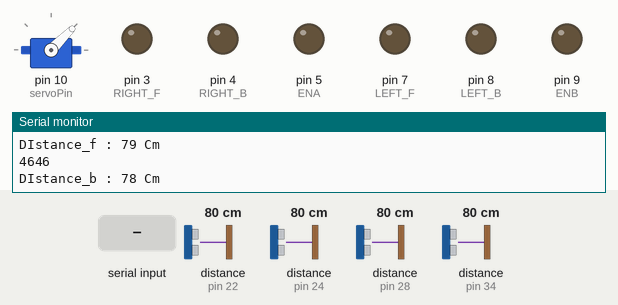
The sketch below on a simulated Arduino Mega 2560, built with avr-gcc and run on an emulated ATmega2560. On the bench: servo, output pins drawn as LEDs (lit = HIGH), the last lines printed to the serial monitor. Wiring (inferred from the names in the program): 4 × ultrasonic range finder: trigger pin 23, echo pin 22 / trigger pin 25, echo pin 24 / trigger pin 29, echo pin 28 / trigger pin 35, echo pin 34. The inputs (shaded band) are chosen by the test bench; at power-on: distance to the obstacle (sensors on pin 22, pin 24, pin 28, pin 34) 80 cm. The echo pulse lasts 58.3 µs per cm; pins used as bus, display or sensor lines are not drawn.

Above: at 2.2 s.
2.3 s: "f" received over the second serial link
At 3.6 s:
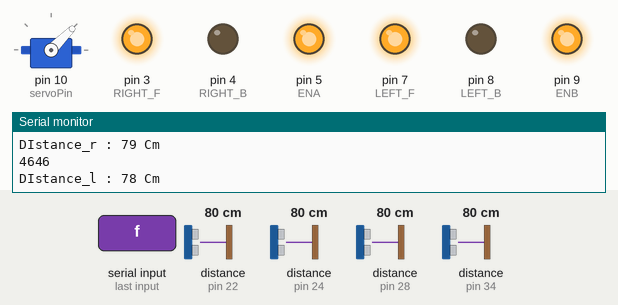
4.2 s: "l" received over the second serial link
At 5.4 s:
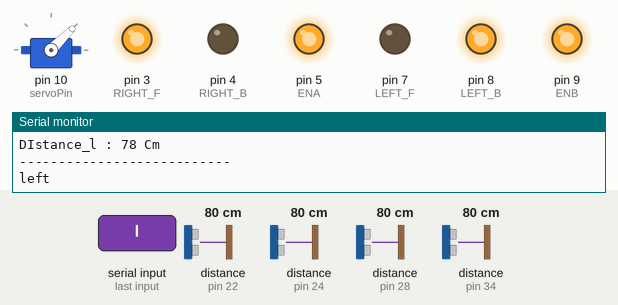
5.9 s: "b" received over the second serial link
At 7.2 s:
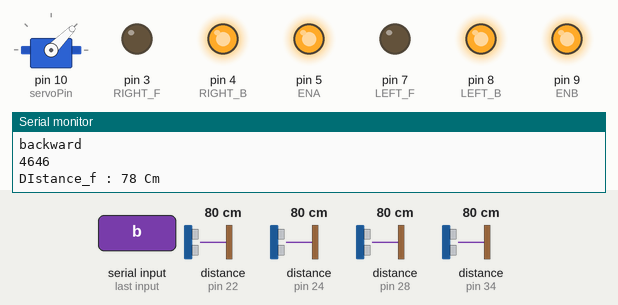
7.7 s: "w" received over the second serial link
At 9.0 s:
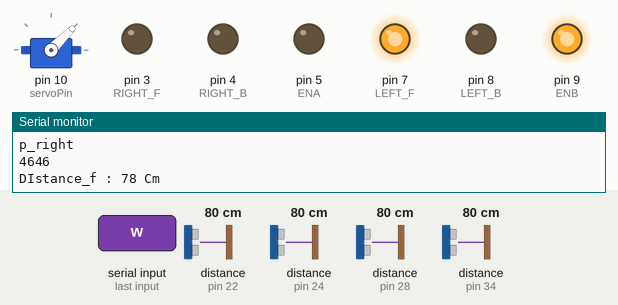
9.4 s: "r" received over the second serial link
At 10.8 s:
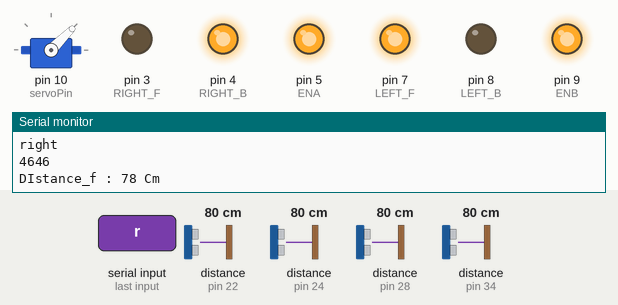
11.2 s: "k" received over the second serial link
At 12.6 s:
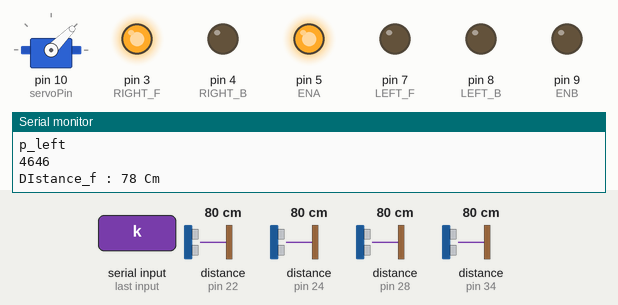
Timing chart, 0 to 13.9 s (numbered marks = the images above; inputs shaded):
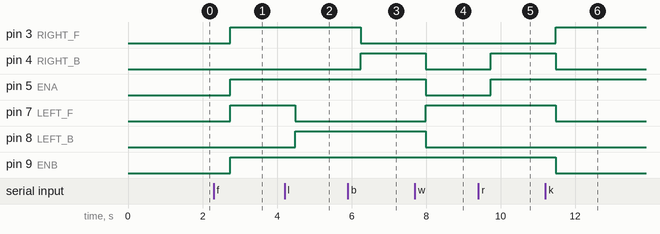

Measured:
- after the input at 2.3 s, pin 3 (RIGHT_F), pin 5 (ENA), pin 7 (LEFT_F), pin 9 (ENB): LOW → HIGH after 0.45 s
- after the input at 4.2 s, pin 7 (LEFT_F): HIGH → LOW after 0.29 s; pin 8 (LEFT_B): LOW → HIGH after 0.29 s
- after the input at 5.9 s, pin 3 (RIGHT_F): HIGH → LOW after 0.34 s; pin 4 (RIGHT_B): LOW → HIGH after 0.34 s
- after the input at 7.7 s, pin 4 (RIGHT_B), pin 5 (ENA), pin 8 (LEFT_B): HIGH → LOW after 0.29 s; pin 7 (LEFT_F): LOW → HIGH after 0.29 s
- after the input at 9.4 s, pin 4 (RIGHT_B), pin 5 (ENA): LOW → HIGH after 0.33 s
- after the input at 11.2 s, pin 3 (RIGHT_F): LOW → HIGH after 0.28 s; pin 4 (RIGHT_B), pin 7 (LEFT_F), pin 9 (ENB): HIGH → LOW after 0.28 s

The sketch:

sketch_jun12a.ino
```cpp
 #include <SoftwareSerial.h>
#include <Servo.h>


#define ENB 9

#define LEFT_B 8

#define LEFT_F 7

#define ENA 5

#define RIGHT_F 3

#define RIGHT_B 4

#define TRIG_F 23
#define ECHO_F 22

#define TRIG_B 25
#define ECHO_B 24
//
#define TRIG_R 35
#define ECHO_R 34
//
#define TRIG_L 29
#define ECHO_L 28


#define ENCODER_B_A 53

#define ENCODER_B_B 52

#define ENCODER_A_A 51

#define ENCODER_A_B 50


byte encoderBLast;

bool encoderBDir = true;

int encoderBCount = 0;


byte encoderALast;

bool encoderADir = true;

int encoderACount = 0;

const int servoPin = 10;

int state = 80;
int angle = 45;

Servo servo;


void setup() {


  Serial.begin(57600);
  Serial1.begin(9600);

  servo.attach(servoPin);
  servo.write(angle);
  delay(1000);


  pinMode(TRIG_F, OUTPUT);
  pinMode(ECHO_F, INPUT);

  pinMode(TRIG_B, OUTPUT);
  pinMode(ECHO_B, INPUT);

   pinMode(TRIG_R, OUTPUT);
  pinMode(ECHO_R, INPUT);

   pinMode(TRIG_L, OUTPUT);
  pinMode(ECHO_L, INPUT);


  pinMode(ENB, OUTPUT);
  pinMode(LEFT_B, OUTPUT);
  pinMode(LEFT_F, OUTPUT);

 pinMode(ENA, OUTPUT);
  pinMode(RIGHT_F, OUTPUT);
  pinMode(RIGHT_B, OUTPUT);

  pinMode(ENCODER_B_A, INPUT);
  pinMode(ENCODER_B_B, INPUT);

  pinMode(ENCODER_A_A, INPUT);
  pinMode(ENCODER_A_B, INPUT);

  attachInterrupt(digitalPinToInterrupt(ENCODER_B_A), ISR_encoderB, CHANGE);
  attachInterrupt(digitalPinToInterrupt(ENCODER_A_A), ISR_encoderA, CHANGE);
   if (Serial1.available()) {
    Serial.write(Serial1.read());
  }
  if (Serial.available()) {
    Serial1.write(Serial.read());
  }
  Serial.println("Arduino Bluetooth Car is ready to start");

}


unsigned long lastTime = 0;

bool logging = false;

char value;
char cmd=0;


void loop() {
  long duration_f, duration_b,duration_r, duration_l;
 long  distance_f, distance_b, distance_r, distance_l;

servo.write(angle);
delay(50);

//if(angle == 80) state = -40;
//
//else if (angle == 0) state = 40;
//angle += state;
//delay(500);


// 전방 초음파
 digitalWrite(TRIG_F, LOW);
 delayMicroseconds(2);
 digitalWrite(TRIG_F, HIGH);
 delayMicroseconds(10);
 digitalWrite(TRIG_F, LOW);
 duration_f = pulseIn (ECHO_F, HIGH);
 distance_f = duration_f * 17 / 1000;

 Serial.println(duration_f ); //초음파가 반사되어 돌아오는 시간을 보여줍니다.

  Serial.print("\nDIstance_f : ");

  Serial.print(distance_f); //측정된 물체로부터 거리값(cm값)을 보여줍니다.

  Serial.println(" Cm");
  delay(200);


 //후방 초음파
  digitalWrite(TRIG_B, LOW);
  delayMicroseconds(2);
  digitalWrite(TRIG_B, HIGH);
  delayMicroseconds(10);
  digitalWrite(TRIG_B, LOW);
   duration_b = pulseIn (ECHO_B, HIGH);
   distance_b = duration_b * 17 / 1000;

  Serial.println(duration_b ); //초음파가 반사되어 돌아오는 시간을 보여줍니다.

  Serial.print("\nDIstance_b : ");

  Serial.print(distance_b); //측정된 물체로부터 거리값(cm값)을 보여줍니다.

  Serial.println(" Cm");
  delay(200);


// 오른쪽 초음파
  digitalWrite(TRIG_R, LOW);
delayMicroseconds(2);
  digitalWrite(TRIG_R, HIGH);
delayMicroseconds(10);
  digitalWrite(TRIG_R, LOW);
 duration_r = pulseIn (ECHO_R, HIGH);
distance_r = duration_r * 17 / 1000;
  Serial.println(duration_r ); //초음파가 반사되어 돌아오는 시간을 보여줍니다.
  Serial.print("\nDIstance_r : ");
  Serial.print(distance_r); //측정된 물체로부터 거리값(cm값)을 보여줍니다.
  Serial.println(" Cm");
  delay(200); //1초마다 측정값을 보여줍니다.


// 왼쪽 초음파
  digitalWrite(TRIG_L, LOW);
delayMicroseconds(2);
  digitalWrite(TRIG_L, HIGH);
delayMicroseconds(10);
  digitalWrite(TRIG_L, LOW);
 duration_l = pulseIn (ECHO_L, HIGH);
distance_l = duration_l * 17 / 1000;
  Serial.println(duration_l ); //초음파가 반사되어 돌아오는 시간을 보여줍니다.

  Serial.print("\nDIstance_l : ");
  Serial.print(distance_l); //측정된 물체로부터 거리값(cm값)을 보여줍니다.
  Serial.println(" Cm");
  delay(200); //1초마다 측정값을 보여줍니다.

  Serial.println("---------------------------");

if(Serial1.available()){
value = Serial1.read();
Serial.print(value);
}


switch(value){
  case 'f':
  forward();
  break;
  case 's':
  stop1();
  break;
  case 'b':
  backward();
  break;
  case 'l':
  left();
  break;
  case 'r':
  right();
  break;

  case 'w': // 주차 우회전 정방향
  p_right2();
  break;
  case 'k':
  p_left2(); // 주차 좌회전 정방향
  break;

  case 'n':
  p_left2_r(); // 주차 좌회전 역방향
  break;

  case 'm':
  p_right2_r(); // 주차 우회전 역방향
  break;


  case 'x': // 평행주차
  if(distance_f > 10)
  {
  forward();
  delay(5000);
  }
  if(distance_r > 10 )
  {
     stop1();
    delay(1000);
    p_left2();
    delay(2000);
    backward();
    delay(3000);
    p_left2_r();
    delay(2000);


  }
  else if(distance_b < 5)
  {
    stop1();

  }
break;

  case 't': // t주차

  if(distance_b > 10)
  {
  forward();
  delay(4000);
  }

  if(distance_r > 10 )
  {
     stop1();
    delay(1000);
    p_left2();
    delay(1000);
    backward();
    delay(1500);
    p_right2_r();
    delay(1000);
    stop1();
  }

  else if(distance_b < 5)
  {
    stop1();
  }


  break;


//  else if (distance_r < 10 && distance_b > 5)
//  {
//    forward();
//  }
//
//  else if (distance_r < 10 && distance_b < 5)
//  {
//    stop1();
//  }
//  break;


  case 'a':
 if (distance_f < 8){
   stop1();
   break;
    }

else if (8 < distance_f && distance_f < 30) {

     forward();
     break;
     }

else if (distance_f >= 30){
       backward();
       break;

    }
    break;
}


}

void ISR_encoderA() {

  byte encoderAA = digitalRead(ENCODER_A_A);

  if (encoderALast == LOW && encoderAA == HIGH)
  {
    byte encoderAB = digitalRead(ENCODER_A_B);
    if (encoderAB == LOW)
    {
      encoderADir = true;
    }
    else if (encoderAB == HIGH)
    {
      encoderADir = false;
    }
  }

  encoderALast = encoderAA;
  if (encoderADir)
  {
    encoderACount++;
  } else
  {
    encoderACount--;
  }
}

void ISR_encoderB() {
  byte encoderBA = digitalRead(ENCODER_B_A);

  if (encoderBLast == LOW && encoderBA == HIGH)
  {
    byte encoderBB = digitalRead(ENCODER_B_B);
    if (encoderBB == LOW)
    {
      encoderBDir = true;
    } else if (encoderBB == HIGH)
    {
      encoderBDir = false;
    }
  }

  encoderBLast = encoderBA;

  if (encoderBDir)
  {
    encoderBCount++;
  } else
  {
    encoderBCount--;
  }
}

void forward(){
      Serial.println("forward");
      digitalWrite(LEFT_F, HIGH); // 정방향
      digitalWrite(LEFT_B, LOW); // 역방향
      digitalWrite(RIGHT_F, HIGH); // 정방향
      digitalWrite(RIGHT_B, LOW); // 역방향
      analogWrite(ENB, 255);
      analogWrite(ENA, 255);
      logging = true;
}
void backward(){
      Serial.println("backward");
      digitalWrite(LEFT_F, LOW);
      digitalWrite(LEFT_B, HIGH);
      digitalWrite(RIGHT_F, LOW);
      digitalWrite(RIGHT_B, HIGH);
      analogWrite(ENB, 255);
      analogWrite(ENA, 255);
      logging = true;
}
void left(){
      Serial.println("left");
      digitalWrite(LEFT_F, LOW);
      digitalWrite(LEFT_B, HIGH);
      digitalWrite(RIGHT_F, HIGH);
      digitalWrite(RIGHT_B, LOW);
      analogWrite(ENB, 255);
      analogWrite(ENA, 255);
      logging = true;
}
void right(){
      Serial.println("right");
      digitalWrite(LEFT_F, HIGH); //LEFT
      digitalWrite(LEFT_B, LOW); // LEFT
      digitalWrite(RIGHT_F, LOW); //RIGHT
      digitalWrite(RIGHT_B, HIGH); //RIGHT
      analogWrite(ENB, 255);
      analogWrite(ENA, 255);
}
void stop1(){
     digitalWrite(LEFT_B, LOW);
     digitalWrite(LEFT_F, LOW);
     digitalWrite(RIGHT_B, LOW);
     digitalWrite(RIGHT_F, LOW);
     analogWrite(ENB, 0);
     analogWrite(ENA, 0);
}


void p_left2(){
  Serial.println("p_left");
      digitalWrite(LEFT_F, LOW);
      digitalWrite(LEFT_B, LOW);

      digitalWrite(RIGHT_F, HIGH);
      digitalWrite(RIGHT_B, LOW);
      analogWrite(ENB, 0);
      analogWrite(ENA, 255);
      logging = true;
}

void p_left2_r(){
  Serial.println("p_left");
      digitalWrite(LEFT_F, LOW);
      digitalWrite(LEFT_B, LOW);

      digitalWrite(RIGHT_F, LOW);
      digitalWrite(RIGHT_B, HIGH);
      analogWrite(ENB, 0);
      analogWrite(ENA, 255);
      logging = true;
}


void p_right2(){
  Serial.println("p_right");
      digitalWrite(LEFT_F, HIGH);
      digitalWrite(LEFT_B, LOW);

      digitalWrite(RIGHT_F, LOW);
      digitalWrite(RIGHT_B, LOW);
      analogWrite(ENB, 255);
      analogWrite(ENA, 0);

}

void p_right2_r(){
  Serial.println("p_right");
      digitalWrite(LEFT_F, LOW);
      digitalWrite(LEFT_B, HIGH);

      digitalWrite(RIGHT_F, LOW);
      digitalWrite(RIGHT_B, LOW);
      analogWrite(ENB, 255);
      analogWrite(ENA, 0);

}
```
